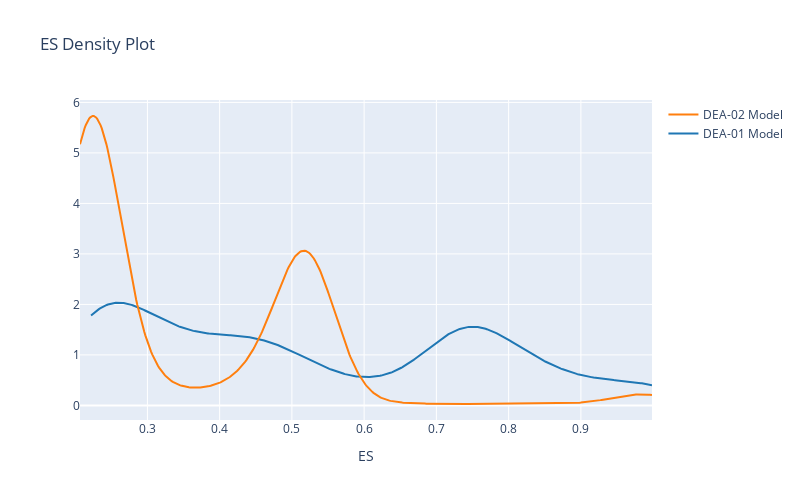

Notebook cell for this chart:
### Code cell
hist_data = [df_res["Efficiency_Scores_Basic"], df_res["Efficiency_Scores_with_ML"]]

group_labels = ['DEA-01 Model', 'DEA-02 Model']
colors = ['#333F44', '#37AA9C']

# Create distplot with curve_type set to 'normal'
fig = ff.create_distplot(hist_data, group_labels, show_hist=False,  show_rug=False)

# Add title
fig.update_layout(
    autosize=False,
    width=800,
    height=500,
    title_text=f"ES Density Plot",
    #yaxis_title="Count",
    xaxis_title="ES"
)
fig.show()

### Figure 1 — Plotly figure (JSON) as saved in the notebook; plotly's stock layout.template omitted (floating-point values rounded to 4 significant figures; data arrays with more than 128 entries replaced by an {"elided": "..."} marker saying what was removed)
{"data": [{"legendgroup": "DEA-01 Model", "marker": {"color": "rgb(31, 119, 180)"}, "mode": "lines", "name": "DEA-01 Model", "showlegend": true, "type": "scatter", "x": {"elided": "500 float values"}, "xaxis": "x", "y": {"elided": "500 float values"}, "yaxis": "y"}, {"legendgroup": "DEA-02 Model", "marker": {"color": "rgb(255, 127, 14)"}, "mode": "lines", "name": "DEA-02 Model", "showlegend": true, "type": "scatter", "x": {"elided": "500 float values"}, "xaxis": "x", "y": {"elided": "500 float values"}, "yaxis": "y"}], "layout": {"autosize": false, "barmode": "overlay", "height": 500, "hovermode": "closest", "legend": {"traceorder": "reversed"}, "title": {"text": "ES Density Plot"}, "width": 800, "xaxis": {"anchor": "y2", "autorange": true, "domain": [0, 1], "range": [0.2067, 0.9984], "title": {"text": "ES"}, "type": "linear", "zeroline": false}, "yaxis": {"anchor": "free", "autorange": true, "domain": [0, 1], "position": 0, "range": [-0.2885, 6.048], "type": "linear"}}}
